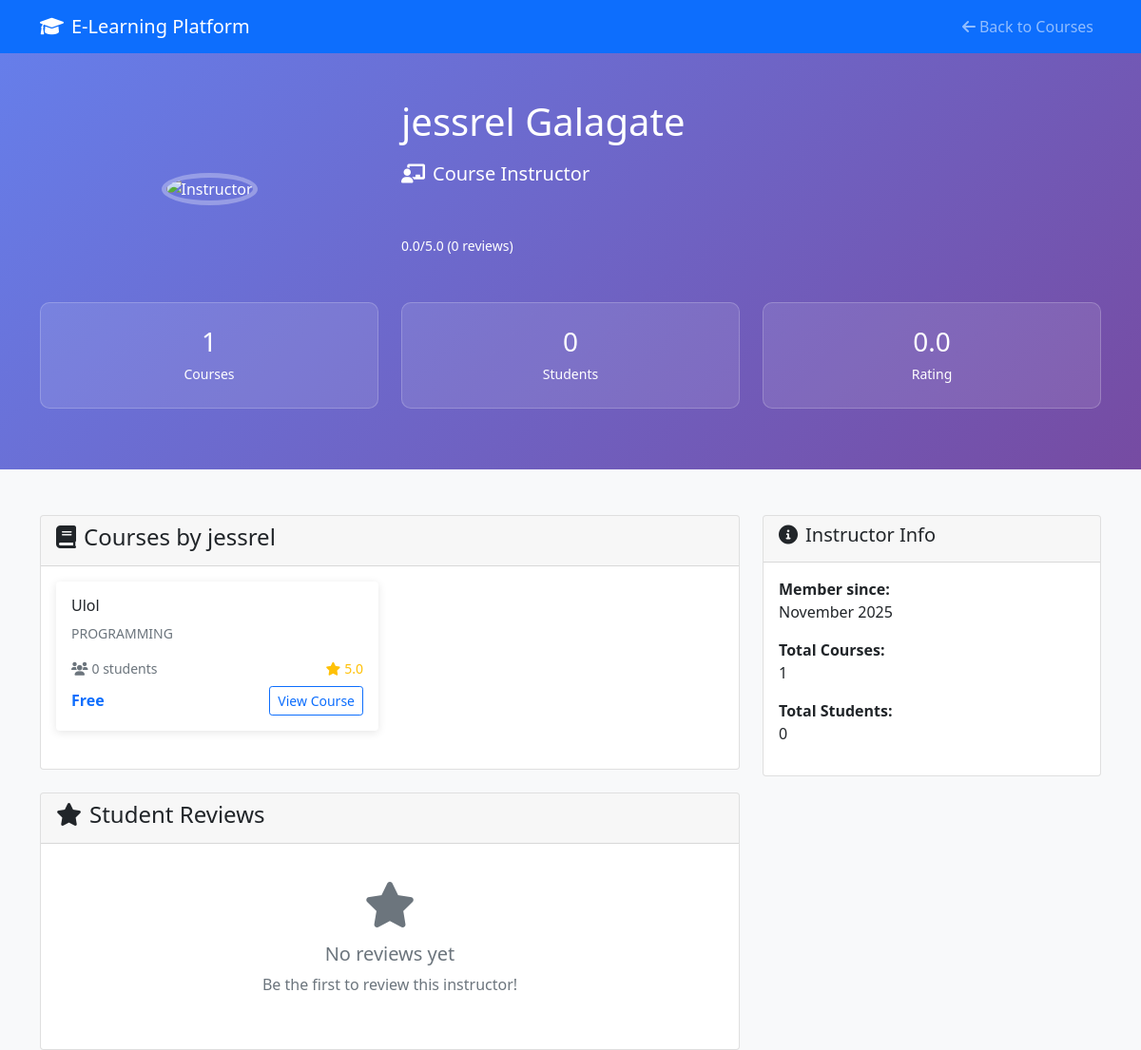
Screenshot of /instructor-profile.php?id=3 with the database file from the repository.
### tables this page shows
CREATE TABLE `users` (
  `id` int(11) NOT NULL,
  `username` varchar(50) NOT NULL,
  `email` varchar(100) NOT NULL,
  `password` varchar(255) NOT NULL,
  `first_name` varchar(50) NOT NULL,
  `last_name` varchar(50) NOT NULL,
  `role` enum('student','instructor','admin') DEFAULT 'student',
  `profile_image` varchar(255) DEFAULT NULL,
  `bio` text DEFAULT NULL,
  `phone` varchar(20) DEFAULT NULL,
  `date_of_birth` date DEFAULT NULL,
  `instructor_rating_average` decimal(3,2) DEFAULT 0.00,
  `instructor_rating_count` int(11) DEFAULT 0,
  `is_active` tinyint(1) DEFAULT 1,
  `email_verified` tinyint(1) DEFAULT 0,
  `created_at` timestamp NOT NULL DEFAULT current_timestamp(),
  `updated_at` timestamp NOT NULL DEFAULT current_timestamp() ON UPDATE current_timestamp()
);

CREATE TABLE `courses` (
  `id` int(11) NOT NULL,
  `title` varchar(200) NOT NULL,
  `description` text NOT NULL,
  `short_description` varchar(500) DEFAULT NULL,
  `instructor_id` int(11) NOT NULL,
  `category_id` int(11) NOT NULL,
  `price` decimal(10,2) DEFAULT 0.00,
  `is_free` tinyint(1) DEFAULT 1,
  `thumbnail` varchar(255) DEFAULT NULL,
  `video_preview` varchar(255) DEFAULT NULL,
  `level` enum('beginner','intermediate','advanced') DEFAULT 'beginner',
  `duration_hours` int(11) DEFAULT 0,
  `language` varchar(50) DEFAULT 'English',
  `requirements` text DEFAULT NULL,
  `what_you_learn` text DEFAULT NULL,
  `is_published` tinyint(1) DEFAULT 0,
  `is_featured` tinyint(1) DEFAULT 0,
  `enrollment_count` int(11) DEFAULT 0,
  `rating_average` decimal(3,2) DEFAULT 0.00,
  `rating_count` int(11) DEFAULT 0,
  `created_at` timestamp NOT NULL DEFAULT current_timestamp(),
  `updated_at` timestamp NOT NULL DEFAULT current_timestamp() ON UPDATE current_timestamp()
);

### instructor-profile.php (the view, shortened to what the rows shown need)
<?php
require_once __DIR__ . '/classes/User.php';
require_once __DIR__ . '/classes/Course.php';
$instructor_id = isset($_GET['id']) ? (int)$_GET['id'] : 0;
$instructor = new User();
if (!$instructor->getUserById($instructor_id) || $instructor->role !== 'instructor') {
    header('Location: courses.php?error=instructor_not_found');
    exit();
}
$course = new Course();
$instructor_courses = $course->getCoursesByInstructor($instructor_id, true);
$total_students = 0;
$total_courses = count($instructor_courses);
if (is_array($instructor_courses)) {
    foreach ($instructor_courses as $course_item) {
        $total_students += isset($course_item['enrollment_count']) ? (int)$course_item['enrollment_count'] : 0;
    }
}
?>
<!DOCTYPE html>
<html lang="en">
<head>
    <link href="https://cdn.jsdelivr.net/npm/bootstrap@5.1.3/dist/css/bootstrap.min.css" rel="stylesheet">
    <link href="https://cdnjs.cloudflare.com/ajax/libs/font-awesome/6.0.0/css/all.min.css" rel="stylesheet">
</head>
<body class="bg-light">
    <div class="instructor-header">
        <div class="container">
            <div class="row align-items-center">
                <div class="col-md-8">
                    <h1 class="mb-3"><?php echo htmlspecialchars($instructor->getFullName()); ?></h1>
                    <p class="lead mb-4">
                        <i class="fas fa-chalkboard-teacher me-2"></i>Course Instructor
                    </p>
                    <div class="d-flex align-items-center mb-4">
                        <div class="me-3">
                        </div>
                    </div>
                </div>
            </div>
        </div>
    </div>
    <div class="container mt-5">
        <div class="row">
            <div class="col-lg-8">
                <div class="card mb-4">
                    <div class="card-header">
                        <h4><i class="fas fa-book me-2"></i>Courses by <?php echo htmlspecialchars(isset($instructor->first_name) ? $instructor->first_name : 'Instructor'); ?></h4>
                    </div>
                    <div class="card-body">
                        <?php if (!empty($instructor_courses)): ?>
                            <div class="row">
                                <?php foreach ($instructor_courses as $course_item): ?>
                                    <div class="col-md-6 mb-4">
                                        <div class="card course-card h-100">
                                            <div class="card-body">
                                                <h6 class="card-title"><?php echo htmlspecialchars(isset($course_item['title']) ? $course_item['title'] : 'Untitled Course'); ?></h6>
                                                <p class="card-text text-muted small">
                                                    <?php
                                                    $description = isset($course_item['short_description']) ? $course_item['short_description'] : '';
                                                    echo htmlspecialchars(substr($description, 0, 100)) . (strlen($description) > 100 ? '...' : '');
                                                    ?>
                                                </p>
                                                <div class="d-flex justify-content-between align-items-center mb-2">
                                                    <small class="text-muted">
                                                        <i class="fas fa-users me-1"></i><?php echo isset($course_item['enrollment_count']) ? $course_item['enrollment_count'] : 0; ?> students
                                                    </small>
                                                    <small class="text-warning">
                                                        <i class="fas fa-star me-1"></i><?php echo number_format(isset($course_item['rating_average']) ? $course_item['rating_average'] : 0, 1); ?>
                                                    </small>
                                                </div>
                                                <div class="d-flex justify-content-between align-items-center">
                                                    <span class="text-primary fw-bold">
                                                        <?php
                                                        $is_free = isset($course_item['is_free']) ? $course_item['is_free'] : true;
                                                        $price = isset($course_item['price']) ? $course_item['price'] : 0;
                                                        echo $is_free ? 'Free' : formatCurrency($price);
                                                        ?>
                                                    </span>
                                                    <a href="course.php?id=<?php echo isset($course_item['id']) ? $course_item['id'] : 0; ?>" class="btn btn-outline-primary btn-sm">
                                                        View Course
                                                    </a>
                                                </div>
                                            </div>
                                        </div>
                                    </div>
                                <?php endforeach; ?>
                            </div>
                        <?php endif; ?>
                    </div>
                </div>
            </div>
            <div class="col-lg-4">
                <div class="card">
                    <div class="card-body">
                        <p><strong>Member since:</strong><br>
                        <?php echo isset($instructor->created_at) ? date('F Y', strtotime($instructor->created_at)) : 'Unknown'; ?></p>
                        <p><strong>Total Courses:</strong><br>
                        <?php echo $total_courses; ?></p>
                        <p><strong>Total Students:</strong><br>
                        <?php echo $total_students; ?></p>
                    </div>
                </div>
            </div>
        </div>
    </div>
</body>
</html>

### rows the page displays
users: $instructor->getFullName() "jessrel Galagate", first_name "jessrel", created_at "November 2025"
courses: title "Ulol", short_description "PROGRAMMING", enrollment_count "0", rating_average "5.0", is_free "Free"

### other values shown
SITE_NAME "E-Learning Platform"
$avg_rating "0.0"
$rating_stats['total_reviews'] "0"
$total_courses "1"
$total_students "0"
